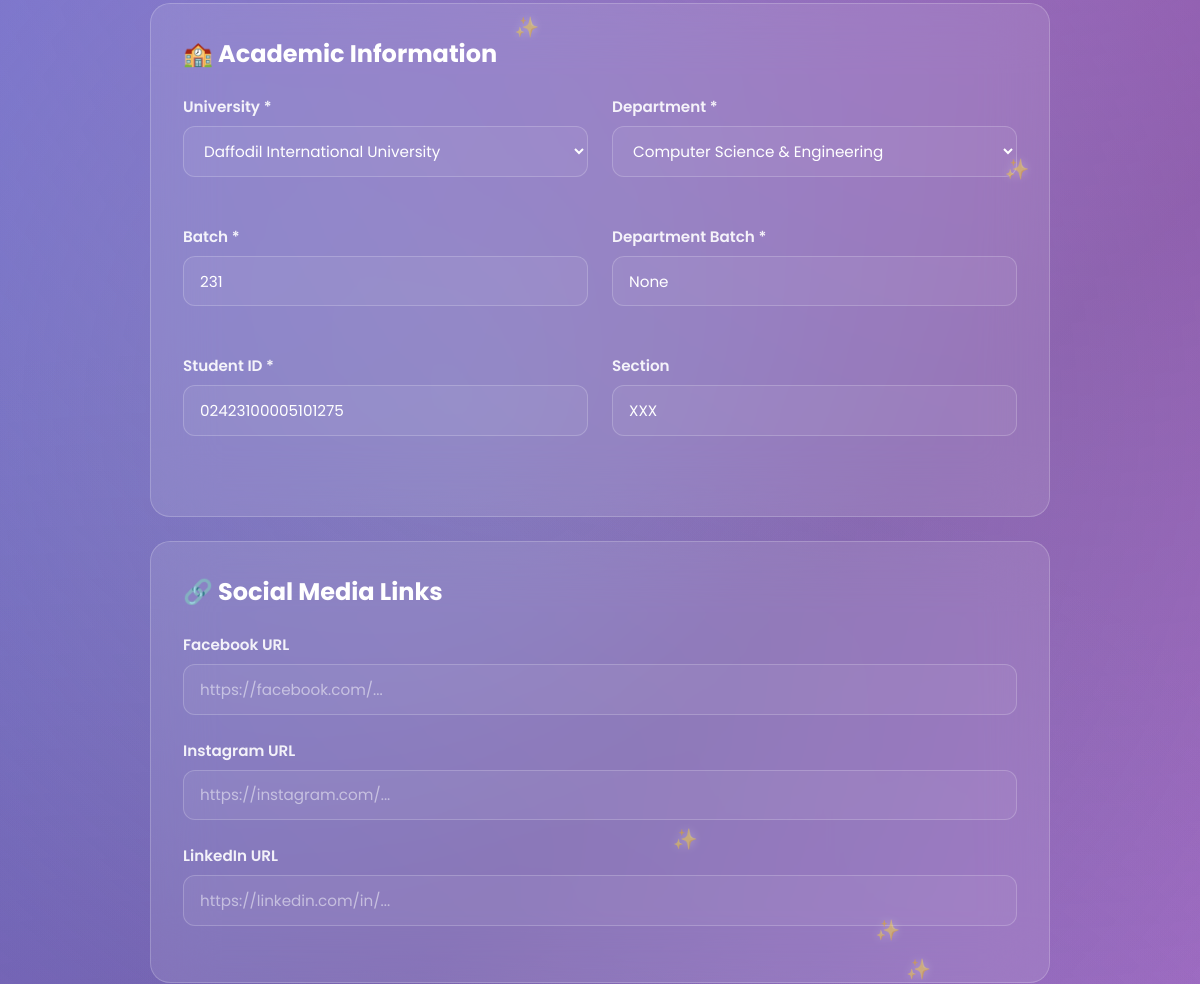
The page /edit_user/md-naimur-rahman/ (signed in, middle part) on the database as committed earlier.
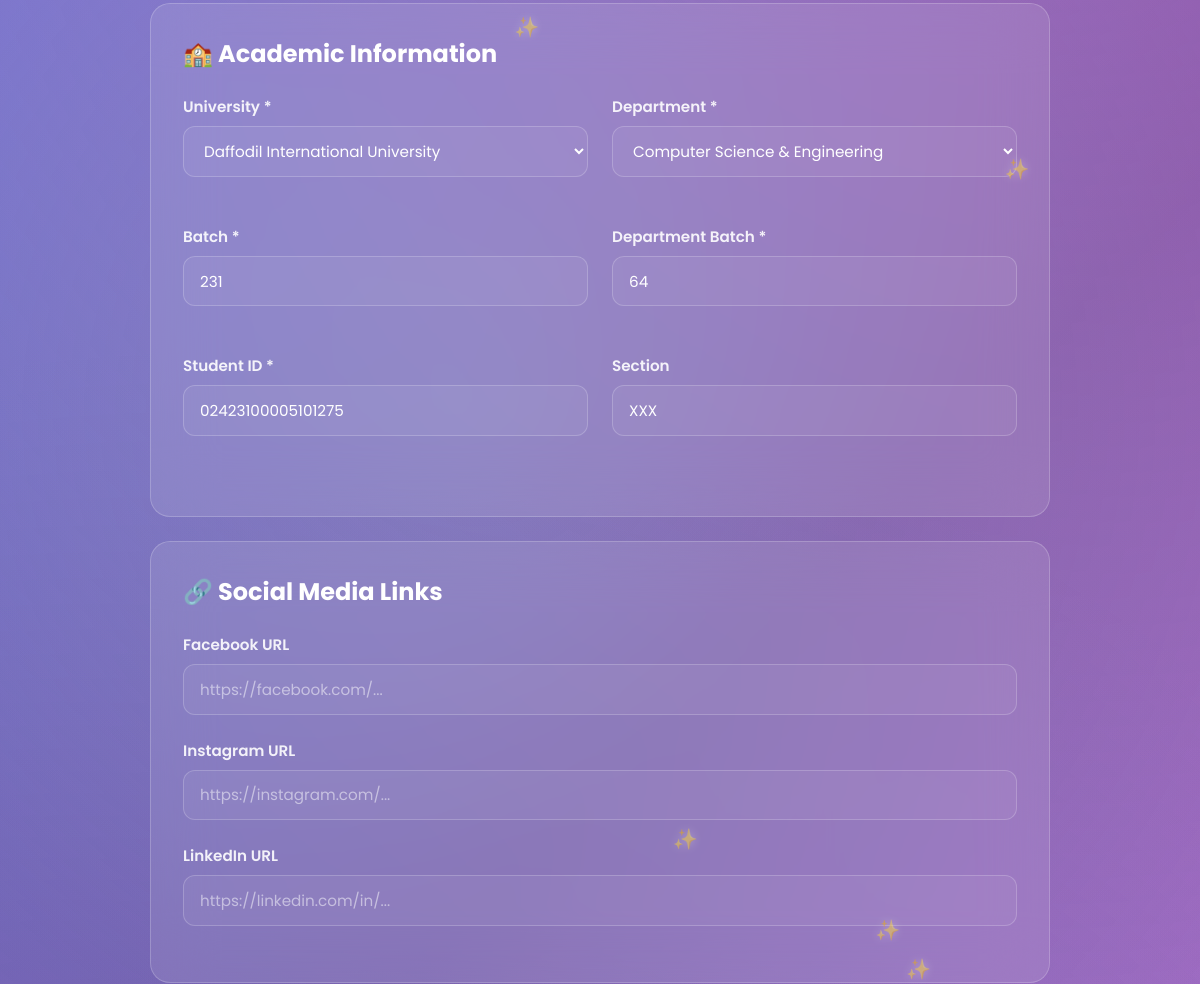
The same page on the database as committed later.
### userprofile/models.py (models this page shows, shortened)
class User(AbstractBaseUser,PermissionsMixin):
    university=models.ForeignKey(University, on_delete=models.SET_NULL,related_name='university',null=True,blank=True)
    department=models.ForeignKey(Department, on_delete=models.SET_NULL,related_name='department',null=True,blank=True)
    profile_picture=models.ImageField(upload_to=user_profile_picture_path,null=True,blank=True)
    first_name = models.CharField(max_length=50)
    last_name = models.CharField(max_length=50)
    gender = models.CharField(choices=[('M', 'Male'), ('F', 'Female')], max_length=1)
    email = models.EmailField(unique=True)
    phone=models.CharField(max_length=20,null=True,blank=True)
    date_of_birth=models.DateField(null=True,blank=True)
    student_id=models.CharField(max_length=50,unique=True)
    batch=models.CharField(max_length=20,null=True,blank=True)
    dept_batch = models.CharField(max_length=20 , blank=True, null=True)
    section=models.CharField(max_length=20,null=True,blank=True)
    bio=models.TextField(null=True,blank=True)
    facebook_url=models.URLField(default='https://www.facebook.com/')
    instagram_url=models.URLField(default='https://www.instagram.com/')
    linkedin_url=models.URLField(default='https://www.linkedin.com/')
    role=models.CharField(max_length=20, default='student')
    slug=models.SlugField(blank=True,unique=True)
    is_active = models.BooleanField(default=True)
    is_staff = models.BooleanField(default=False)
    created_at = models.DateTimeField(auto_now_add=True)
    updated_at = models.DateTimeField(auto_now=True)
    deleted_at = models.DateTimeField(blank=True, null=True)
    USERNAME_FIELD = 'email'
    REQUIRED_FIELDS = ['first_name','last_name']
    objects = CustomUserManager()

### cr/models.py (models this page shows, shortened)
class University(models.Model):
    Public = "Public"
    Private = "Private"
    university_type = [
        (Public,"Public"),
        (Private,"Private"),
    ]
    title =models.CharField(max_length=100,unique=True,blank=False,null=False)
    type =models.CharField(max_length=100,choices=university_type)
    address=models.CharField(max_length=150, blank=True, null=True)
    slug=models.SlugField(blank=True,unique=True)
    created_at=models.DateTimeField(auto_now_add=True)
    updated_at=models.DateTimeField(auto_now=True)
    daleted_at=models.DateTimeField(auto_now=True,blank=True,null=True)

class Department(models.Model):
    university=models.ForeignKey(University, on_delete=models.CASCADE,related_name='departments')
    title=models.CharField(max_length=50,unique=True,blank=False,null=False)
    code=models.CharField(max_length=50,unique=True,blank=True,null=True)
    slug=models.SlugField(blank=True,unique=True)
    created_at=models.DateTimeField(auto_now_add=True)
    updated_at=models.DateTimeField(auto_now=True)
    daleted_at=models.DateTimeField(auto_now=True,blank=True,null=True)

### userprofile/views.py (the view, shortened to what this page needs)
# urls.py: path('edit_user/<str:slug>/',edit_user,name="edit_user"),
@login_required
def edit_user(request,slug):
    user = get_object_or_404(User,slug=slug)
    university = University.objects.all()
    department = Department.objects.all()
    if request.user != user:
        messages.error(request, "You are not authorized to edit this profile.")
        return redirect('home')
    context = {
            'user':request.user,
            'university':university,
            'department':department,
        }
    return render(request,'user_profile/edit_user.html',context)

### templates/user_profile/edit_user.html (shortened to what this page needs)
{% extends 'base.html' %}
{% load static %}
{% block content %}
<div class="container_edit">
    <form method="POST" enctype="multipart/form-data">
        <div class="tab-content active">
            <div class="card_edit">
                <h2>🏫 Academic Information</h2>
                <div class="form-row">
                    <div class="form-group">
                        <label for="university">University *</label>
                        <select id="university" name="university">
                            {% for uni in university %}
                                <option value="{{ uni.id }}" {% if user.university.id == uni.id %}selected{% endif %}>{{ uni.title }}</option>
                            {% endfor %}
                        </select>
                    </div>
                    <div class="form-group">
                        <label for="department">Department *</label>
                        <select id="department" name="department">
                            {% for dept in department %}
                                <option value="{{ dept.id }}" {% if user.department.id == dept.id %}selected{% endif %}>{{ dept.title }}</option>
                            {% endfor %}
                        </select>
                    </div>
                </div>
                <div class="form-row">
                     <div class="form-group">
                        <label for="batch">Batch *</label>
                        <input type="text" id="batch" name="batch" placeholder="e.g., 2021" value="{{ user.batch }}">
                    </div>
                    <div class="form-group">
                        <label for="batch">Department Batch *</label>
                        <input type="text" id="batch" name="dept_batch" placeholder="e.g., 64" value="{{ user.dept_batch}}">
                    </div>
                </div>
                 <div class="form-row">
                    <div class="form-group">
                        <label for="studentId">Student ID *</label>
                        <input type="text" id="studentId" name="student_id" placeholder="Your student ID" value="{{ user.student_id }}">
                    </div>
                     <div class="form-group">
                        <label for="section">Section</label>
                        <input type="text" id="section" name="section" placeholder="e.g., A" value="{{ user.section }}">
                    </div>
                </div>
            </div>
            <div class="card_edit">
                <h2>🔗 Social Media Links</h2>
                <div class="form-group">
                    <label for="facebook">Facebook URL</label>
                    <input type="url" id="facebook" name="facebook_url" placeholder="https://facebook.com/..." value="{{ user.facebook_url }}">
                </div>
                <div class="form-group">
                    <label for="instagram">Instagram URL</label>
                    <input type="url" id="instagram" name="instagram_url" placeholder="https://instagram.com/..." value="{{ user.instagram_url }}">
                </div>
                <div class="form-group">
                    <label for="linkedin">LinkedIn URL</label>
                    <input type="url" id="linkedin" name="linkedin_url" placeholder="https://linkedin.com/in/..." value="{{ user.linkedin_url }}">
                </div>
            </div>
        </div>
    </form>
</div>
{% endblock content %}

Rows that differ between the two databases and show on the page:
changed User "XXX": dept_batch "None" → "64"
